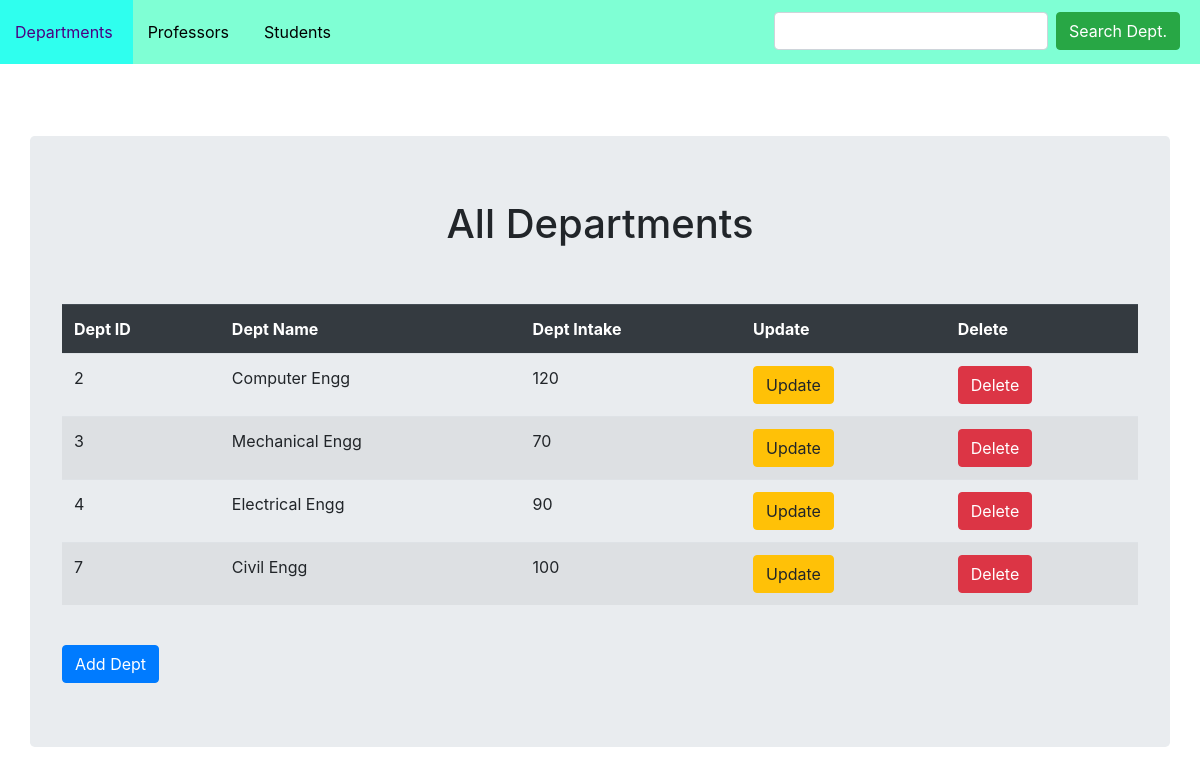
Before: /dept/retrive/ with the older database file.
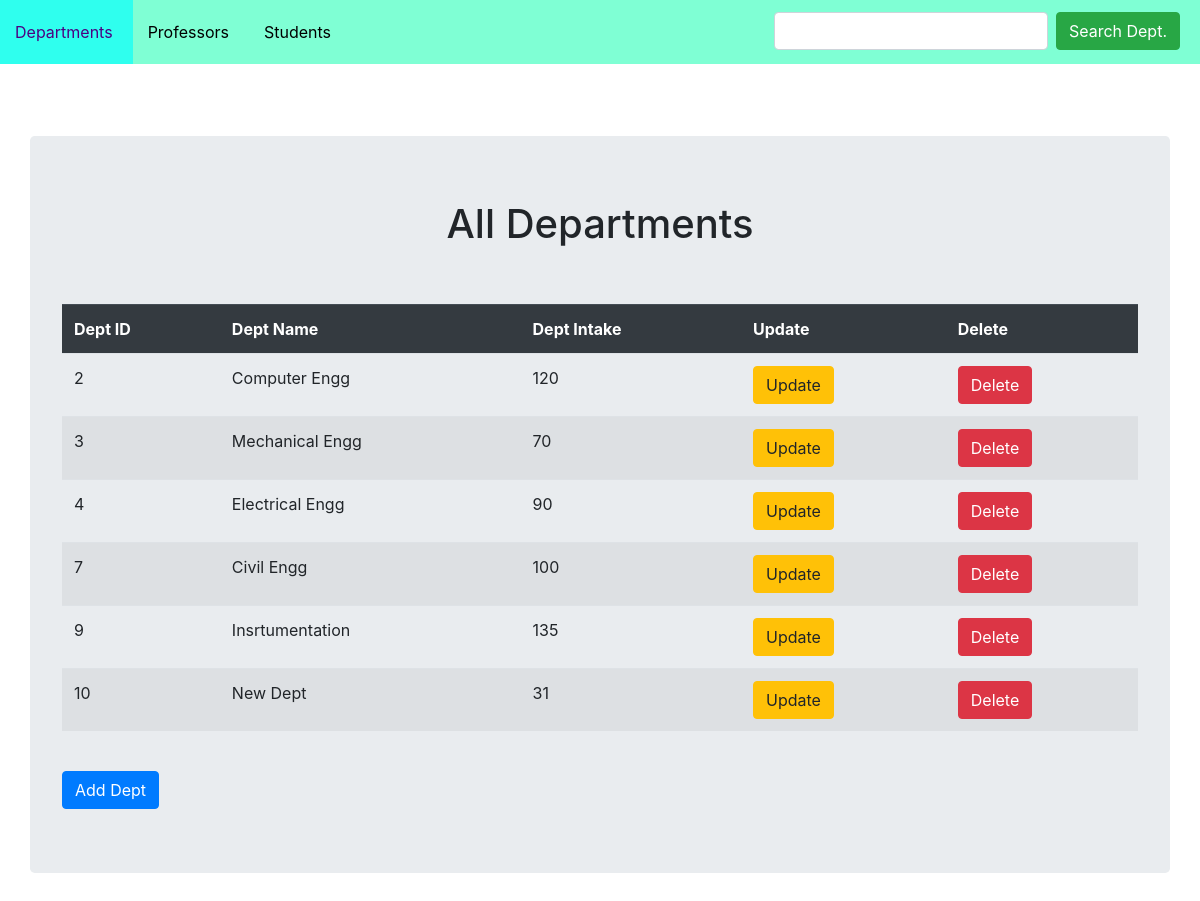
After: the same page with the newer database file.
### CollegeApp/models.py (models this page shows, shortened)
class Dept(models.Model):
    name = models.CharField(max_length=32)
    intake = models.IntegerField()

### CollegeApp/views.py (the view)
# urls.py: path('retrive/',DeptListView.as_view(),name='retrive_dept'),
class DeptListView(ListView):
    model = Dept

### templates/CollegeApp/dept_list.html (shortened to what this page needs)
{% extends 'layout.html' %}
{% block search %}
    <div style="margin-right: 20px;" class="form-inline my-2 my-lg-0">
        <form action="{% url 'search_dept' %}" class="form-inline my-2 my-lg-0">
            <input type="text" name="dept_name" class="form-control mr-sm-2" autocomplete="off">
            <input type="submit" value="Search Dept." class="btn btn-success my-2 my-sm-0">
        </form>
    </div>
{% endblock %}
{% block content %}
    <div class="container jumbotron">
    <h1 style="text-align: center;">All Departments</h1>
    <br><br>
        {% if object_list %}
            <table class="table table-striped table-hover">
                <tr class="thead-dark">
                    <th>Dept ID</th>
                    <th>Dept Name</th>
                    <th>Dept Intake</th>
                    <th>Update</th>
                    <th>Delete</th>
                </tr>
                {% for dept in object_list %}
                    <tr>
                        <td>{{dept.id}}</td>
                        <td>{{dept.name}}</td>
                        <td>{{dept.intake}}</td>
                        <td><a href="{% url 'update_dept' dept.id %}"><button class="btn btn-warning">Update</button></a></td>
                        <td><a href="{% url 'delete_dept' dept.id %}"><button class="btn btn-danger">Delete</button></a></td>
                    </tr>
                {% endfor %}
            </table>
            <br>
            <a href="{% url 'create_dept' %}">
                <button class="btn btn-primary">
                    Add Dept
                </button>
            </a>
        {% endif %}
    </div>
{% endblock %}

Changed rows visible on the page:
added Dept: id "9", name "Insrtumentation", intake "135"
added Dept: id "10", name "New Dept", intake "31"
